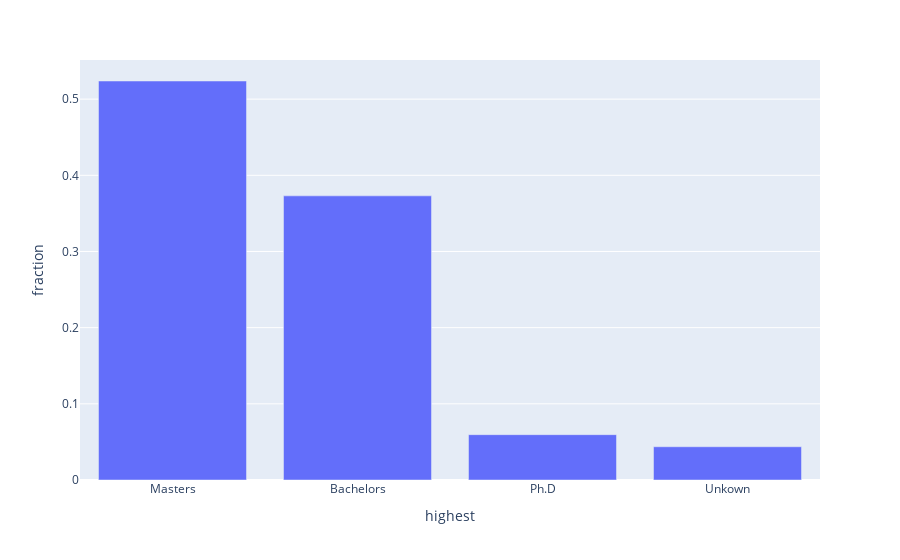

The code cell stored with this chart in its notebook:
### Markdown cell above
# 2. What is the breakdown of degrees earned?

### Code cell
def degree_type(d):
    if 'ph.d' in d:
        return 'Ph.D'
    elif 'master' in d or 'ms' in d or 'm.s' in d:
        return 'Masters'
    elif 'bachelor' in d or 'bs' in d or 'ba' in d or 'b.s' in d:
        return 'Bachelors'
    else:
        return 'Unknown'
degrees['degree'] = degrees['degree'][degrees['degree'].notnull()].str.lower().apply(degree_type)
has_bachelors = degrees.groupby('id')['degree'].apply(lambda d: 'Bachelors' in set(d)).reset_index()\
                    .rename(columns={'degree': 'has_bachelors'})
has_masters = degrees.groupby('id')['degree'].apply(lambda d: 'Masters' in set(d)).reset_index()\
                .rename(columns={'degree': 'has_masters'})
has_phd = degrees.groupby('id')['degree'].apply(lambda d: 'Ph.D' in set(d)).reset_index()\
                .rename(columns={'degree': 'has_phd'})
degree_types = has_bachelors.merge(has_masters, on='id').merge(has_phd, on='id')

def highest(d):
    if d['has_phd']:
        return 'Ph.D'
    elif d['has_masters']:
        return 'Masters'
    elif d['has_bachelors']:
        return 'Bachelors'
    else:
        return 'Unkown'
    
degree_types['highest'] = degree_types.apply(highest, axis=1)
N = len(degrees['id'].unique())
highest_frac = degree_types.groupby('highest').size().apply(lambda x: x / N)\
                .reset_index().rename(columns={0:'fraction'}).sort_values('fraction', ascending=False)
px.bar(highest_frac, x='highest', y='fraction')

### Figure 1 — Plotly figure (JSON) as saved in the notebook; plotly's stock layout.template omitted (floating-point values rounded to 4 significant figures)
{"data": [{"alignmentgroup": "True", "hovertemplate": "highest=%{x}<br>fraction=%{y}<extra></extra>", "legendgroup": "", "marker": {"color": "#636efa"}, "name": "", "offsetgroup": "", "orientation": "v", "showlegend": false, "textposition": "auto", "type": "bar", "x": ["Masters", "Bachelors", "Ph.D", "Unkown"], "xaxis": "x", "y": [0.5238, 0.373, 0.05952, 0.04365], "yaxis": "y"}], "layout": {"barmode": "relative", "legend": {"tracegroupgap": 0}, "margin": {"t": 60}, "xaxis": {"anchor": "y", "domain": [0, 1], "title": {"text": "highest"}}, "yaxis": {"anchor": "x", "domain": [0, 1], "title": {"text": "fraction"}}}}
